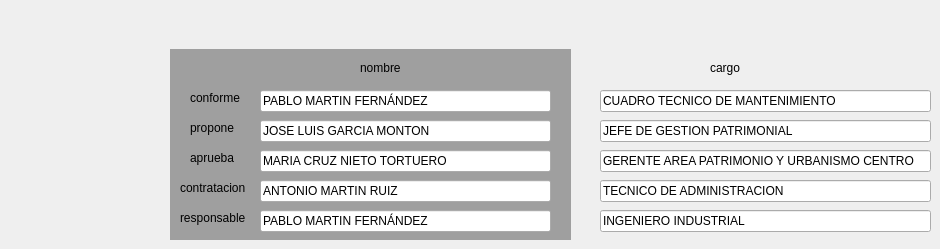
    <widget class="QWidget" name="Firmas">
     <attribute name="title">
      <string>firmas</string>
     </attribute>
     <widget class="QLineEdit" name="Le10">
      <property name="geometry">
       <rect>
        <x>260</x>
        <y>90</y>
        <width>291</width>
        <height>22</height>
       </rect>
      </property>
      <property name="text">
       <string>PABLO MARTIN FERNÁNDEZ</string>
      </property>
     </widget>
     <widget class="QLineEdit" name="Le11">
      <property name="geometry">
       <rect>
        <x>260</x>
        <y>120</y>
        <width>291</width>
        <height>22</height>
       </rect>
      </property>
      <property name="text">
       <string>JOSE LUIS GARCIA MONTON</string>
      </property>
     </widget>
     <widget class="QLineEdit" name="Le12">
      <property name="geometry">
       <rect>
        <x>260</x>
        <y>150</y>
        <width>291</width>
        <height>22</height>
       </rect>
      </property>
      <property name="text">
       <string>MARIA CRUZ NIETO TORTUERO</string>
      </property>
     </widget>
     <widget class="QLineEdit" name="Le13">
      <property name="geometry">
       <rect>
        <x>260</x>
        <y>180</y>
        <width>291</width>
        <height>22</height>
       </rect>
      </property>
      <property name="text">
       <string>ANTONIO MARTIN RUIZ</string>
      </property>
     </widget>
     <widget class="QLabel" name="Lb10">
      <property name="geometry">
       <rect>
        <x>190</x>
        <y>90</y>
        <width>55</width>
        <height>16</height>
       </rect>
      </property>
      <property name="text">
       <string>conforme</string>
      </property>
     </widget>
     <widget class="QLabel" name="Lb11">
      <property name="geometry">
       <rect>
        <x>190</x>
        <y>150</y>
        <width>55</width>
        <height>16</height>
       </rect>
      </property>
      <property name="text">
       <string>aprueba</string>
      </property>
     </widget>
     <widget class="QLabel" name="Lb12">
      <property name="geometry">
       <rect>
        <x>190</x>
        <y>120</y>
        <width>55</width>
        <height>16</height>
       </rect>
      </property>
      <property name="text">
       <string>propone</string>
      </property>
     </widget>
     <widget class="QLabel" name="Lb13">
      <property name="geometry">
       <rect>
        <x>180</x>
        <y>180</y>
        <width>71</width>
        <height>16</height>
       </rect>
      </property>
      <property name="text">
       <string>contratacion</string>
      </property>
     </widget>
     <widget class="QLineEdit" name="Le16">
      <property name="geometry">
       <rect>
        <x>600</x>
        <y>120</y>
        <width>331</width>
        <height>22</height>
       </rect>
      </property>
      <property name="text">
       <string>JEFE DE GESTION PATRIMONIAL</string>
      </property>
     </widget>
     <widget class="QLineEdit" name="Le18">
      <property name="geometry">
       <rect>
        <x>600</x>
        <y>180</y>
        <width>331</width>
        <height>22</height>
       </rect>
      </property>
      <property name="text">
       <string>TECNICO DE ADMINISTRACION</string>
      </property>
     </widget>
     <widget class="QLineEdit" name="Le15">
      <property name="geometry">
       <rect>
        <x>600</x>
        <y>90</y>
        <width>331</width>
        <height>22</height>
       </rect>
      </property>
      <property name="text">
       <string>CUADRO TECNICO DE MANTENIMIENTO </string>
      </property>
     </widget>
     <widget class="QLineEdit" name="Le17">
      <property name="geometry">
       <rect>
        <x>600</x>
        <y>150</y>
        <width>331</width>
        <height>22</height>
       </rect>
      </property>
      <property name="text">
       <string>GERENTE AREA PATRIMONIO Y URBANISMO CENTRO</string>
      </property>
     </widget>
     <widget class="QLabel" name="label_43">
      <property name="geometry">
       <rect>
        <x>360</x>
        <y>60</y>
        <width>55</width>
        <height>16</height>
       </rect>
      </property>
      <property name="text">
       <string>nombre</string>
      </property>
     </widget>
     <widget class="QLabel" name="label_44">
      <property name="geometry">
       <rect>
        <x>710</x>
        <y>60</y>
        <width>55</width>
        <height>16</height>
       </rect>
      </property>
      <property name="text">
       <string>cargo</string>
      </property>
     </widget>
     <widget class="QLineEdit" name="Le14">
      <property name="geometry">
       <rect>
        <x>260</x>
        <y>210</y>
        <width>291</width>
        <height>22</height>
       </rect>
      </property>
      <property name="text">
       <string>PABLO MARTIN FERNÁNDEZ</string>
      </property>
     </widget>
     <widget class="QLabel" name="Lb13_3">
      <property name="geometry">
       <rect>
        <x>180</x>
        <y>210</y>
        <width>71</width>
        <height>16</height>
       </rect>
      </property>
      <property name="text">
       <string>responsable</string>
      </property>
     </widget>
     <widget class="QLineEdit" name="Le19">
      <property name="geometry">
       <rect>
        <x>600</x>
        <y>210</y>
        <width>331</width>
        <height>22</height>
       </rect>
      </property>
      <property name="text">
       <string>INGENIERO INDUSTRIAL</string>
      </property>
     </widget>
     <widget class="QMdiArea" name="mdiArea">
      <property name="geometry">
       <rect>
        <x>170</x>
        <y>49</y>
        <width>401</width>
        <height>191</height>
       </rect>
      </property>
     </widget>
     <zorder>mdiArea</zorder>
     <zorder>Le10</zorder>
     <zorder>Le11</zorder>
     <zorder>Le12</zorder>
     <zorder>Le13</zorder>
     <zorder>Lb10</zorder>
     <zorder>Lb11</zorder>
     <zorder>Lb12</zorder>
     <zorder>Lb13</zorder>
     <zorder>Le16</zorder>
     <zorder>Le18</zorder>
     <zorder>Le15</zorder>
     <zorder>Le17</zorder>
     <zorder>label_43</zorder>
     <zorder>label_44</zorder>
     <zorder>Le14</zorder>
     <zorder>Lb13_3</zorder>
     <zorder>Le19</zorder>
    </widget>
